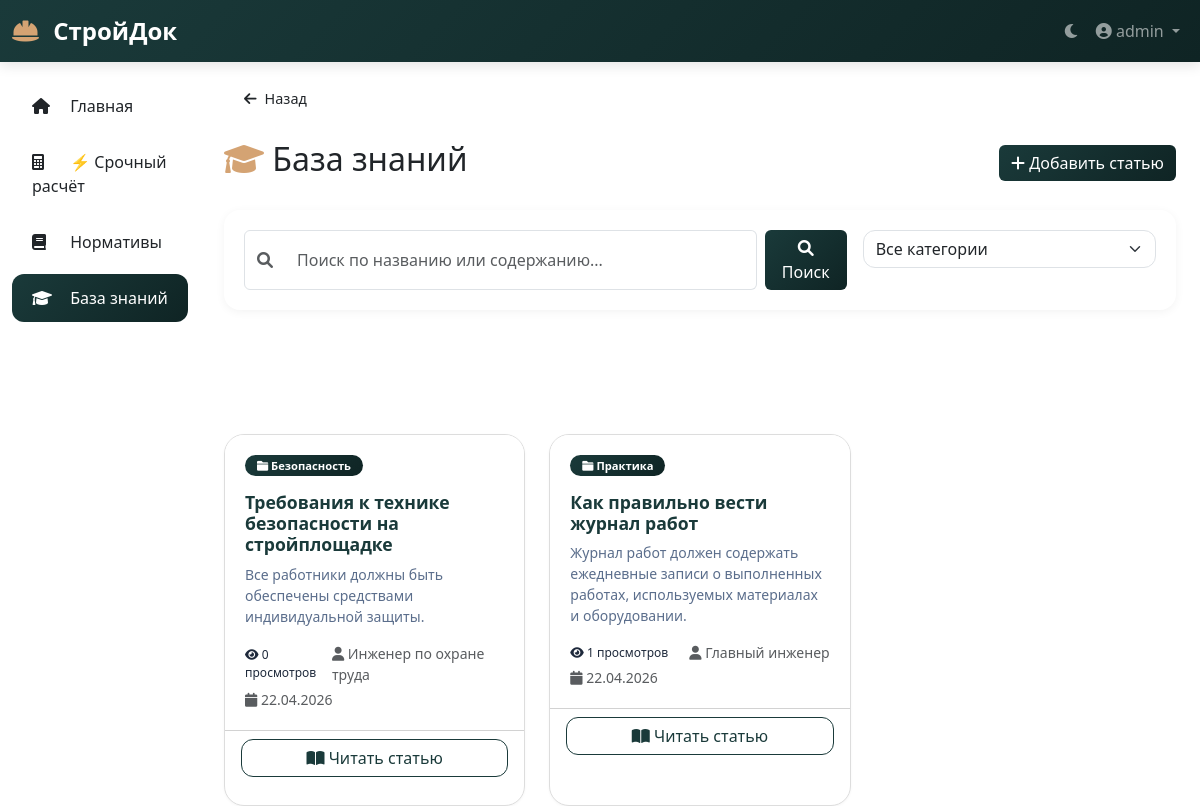
The app's page /knowledge_base (signed in) with its own data.
### app.py (models this page shows)
class KnowledgeArticle(db.Model):
    id = db.Column(db.Integer, primary_key=True)
    title = db.Column(db.String(300), nullable=False)
    content = db.Column(db.Text, nullable=False)
    category = db.Column(db.String(100))
    author = db.Column(db.String(100))
    views = db.Column(db.Integer, default=0)
    created_at = db.Column(db.DateTime, default=datetime.now)

### app.py (the view, shortened to what this page needs)
@app.route('/knowledge_base')
@login_required
def knowledge_base():
    search = request.args.get('search', '')
    category = request.args.get('category', '')
    query = KnowledgeArticle.query
    if category:
        query = query.filter(KnowledgeArticle.category == category)
    articles = query.order_by(KnowledgeArticle.created_at.desc()).all()
    categories = db.session.query(KnowledgeArticle.category).distinct().all()
    return render_template('knowledge_base.html',
                         articles=articles,
                         categories=[c[0] for c in categories if c[0]],
                         search=search,
                         selected_category=category)

### app.py (called while the page is built)
def login_required(f):
    @wraps(f)
    def decorated_function(*args, **kwargs):
        if not session.get('logged_in'):
            flash('Пожалуйста, авторизуйтесь', 'warning')
            return redirect(url_for('login'))
        return f(*args, **kwargs)
    return decorated_function

### templates/knowledge_base.html (shortened to what this page needs)
{% extends "base.html" %}
{% block content %}
<div class="container-fluid px-0">
    <a href="javascript:void(0);" onclick="goBack()" class="back-button">
        <i class="fas fa-arrow-left"></i> Назад
    </a>
    <div class="d-flex justify-content-between align-items-center mb-4">
        <h2><i class="fas fa-graduation-cap" style="color: var(--accent);"></i> База знаний</h2>
        <button class="btn btn-premium" data-bs-toggle="modal" data-bs-target="#addArticleModal">
            <i class="fas fa-plus"></i> Добавить статью
        </button>
    </div>
    <div class="filter-bar">
        <div class="row g-3">
            <div class="col-md-8">
                <form method="GET" action="{{ url_for('knowledge_base') }}" class="d-flex gap-2" id="searchForm">
                    <div class="input-group">
                        <span class="input-group-text bg-transparent">
                            <i class="fas fa-search text-muted"></i>
                        </span>
                        <input type="text" name="search" class="form-control"
                               placeholder="Поиск по названию или содержанию..."
                               value="{{ search or '' }}"
                               style="border-left: none;">
                    </div>
                    <button type="submit" class="btn btn-premium">
                        <i class="fas fa-search"></i> Поиск
                    </button>
                </form>
            </div>
            <div class="col-md-4">
                <select class="form-select" id="categoryFilter" style="border-radius: 12px;">
                    <option value="">Все категории</option>
                </select>
            </div>
        </div>
    </div>
    <div class="row">
        {% for article in articles %}
        <div class="col-md-6 col-lg-4 mb-4" data-aos="fade-up" data-aos-delay="{{ loop.index * 50 }}">
            <div class="card h-100 article-card">
                <div class="card-body">
                    <div class="d-flex justify-content-between align-items-start mb-3">
                        <span class="badge category-badge" style="background: linear-gradient(135deg, var(--primary), var(--primary-dark)); color: white;">
                            <i class="fas fa-folder"></i> {{ article.category or 'Общее' }}
                        </span>
                    </div>
                    <h5 class="card-title mb-2">{{ article.title }}</h5>
                    <p class="small text-secondary mb-3">
                        {{ article.content[:120] }}{% if article.content|length > 120 %}...{% endif %}
                    </p>
                    <div class="mt-3 d-flex justify-content-between align-items-center">
                        <div class="views-count">
                            <i class="fas fa-eye"></i> {{ article.views }} просмотров
                        </div>
                        <div class="small text-muted">
                            <i class="fas fa-user"></i> {{ article.author or 'Admin' }}
                        </div>
                    </div>
                    <div class="small text-muted mt-1">
                        <i class="fas fa-calendar"></i> {{ article.created_at.strftime('%d.%m.%Y') }}
                    </div>
                </div>
                <div class="card-footer bg-transparent">
                    <a href="{{ url_for('view_article', article_id=article.id) }}" class="btn btn-outline-premium w-100">
                        <i class="fas fa-book-open"></i> Читать статью
                    </a>
                </div>
            </div>
        </div>
        {% endfor %}
    </div>
</div>
{% endblock %}

### templates/base.html (style rules this page uses)
:root { --primary: #1a3a3a; --primary-dark: #0f2424; --accent: #d4a373; --accent-dark: #b8834f; --success: #2d6a4f; --danger: #c53030; }
* { margin: 0; padding: 0; box-sizing: border-box; }
body { font-family: 'Segoe UI', Tahoma, Geneva, Verdana, sans-serif; transition: background-color 0.3s ease, color 0.3s ease; }
.card { border: none; border-radius: 20px; box-shadow: 0 1px 3px rgba(0,0,0,0.04); transition: all 0.3s; overflow: hidden; }
.btn-premium { background: linear-gradient(135deg, var(--primary), var(--primary-dark)); color: white; border: none; transition: all 0.2s; }
.btn { position: relative; overflow: hidden; }

### templates/knowledge_base.html (style rules this page uses)
.row { display: flex !important; flex-wrap: wrap !important; visibility: visible !important; opacity: 1 !important; }
.col-md-6, .col-lg-4 { display: block !important; visibility: visible !important; opacity: 1 !important; }
.card { display: block !important; visibility: visible !important; opacity: 1 !important; background: white !important; border: 1px solid #ddd !important; margin-bottom: 20px !important; }
.card-body { display: block !important; padding: 20px !important; }
.article-card { background: white !important; color: #1e293b !important; display: block !important; visibility: visible !important; opacity: 1 !important; border-radius: 20px !important; overflow: hidden !important; }
.article-card .card-body { background: white !important; padding: 20px !important; }
.article-card .card-title { color: #1a3a3a !important; font-size: 1.1rem !important; font-weight: 600 !important; }
.article-card .text-secondary { color: #5b6e8c !important; }
.article-card { transition: transform 0.2s, box-shadow 0.2s; border: none; border-radius: 20px; overflow: hidden; }
.filter-bar { background: var(--bs-card-bg); padding: 20px; border-radius: 16px; margin-bottom: 24px; box-shadow: 0 2px 10px rgba(0,0,0,0.05); border: 1px solid var(--border); }
.category-badge { font-size: 0.7rem; padding: 5px 12px; border-radius: 20px; font-weight: 600; }
.views-count { font-size: 0.75rem; color: var(--text-muted); }
.btn-outline-premium { border: 1px solid var(--primary); color: var(--primary); transition: all 0.2s; border-radius: 12px; }
.back-button { display: inline-flex; align-items: center; gap: 8px; background: var(--bg-card); color: var(--text-primary); padding: 10px 20px; border-radius: 40px; text-decoration: none; font-size: 0.9rem; border: 1px solid var(--border); transition: all 0.3s; cursor: pointer; margin-bottom: 20px; }

### records on screen
KnowledgeArticle: category "Безопасность", title "Требования к технике безопасности на стройплощадке", content "Все работники должны быть обеспечены средствами индивидуальной защиты.", views "0", author "Инженер по охране труда", created_at "22.04.2026"
KnowledgeArticle: category "Практика", title "Как правильно вести журнал работ", content "Журнал работ должен содержать ежедневные записи о выполненных работах, используемых материалах и оборудовании.", views "1", author "Главный инженер", created_at "22.04.2026"

### other values on screen
{{ session.get('username', 'Гость') }} "admin"
